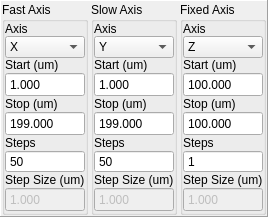
       <widget class="QFrame" name="frame">
        <property name="frameShape">
         <enum>QFrame::Panel</enum>
        </property>
        <property name="frameShadow">
         <enum>QFrame::Raised</enum>
        </property>
        <layout class="QGridLayout" name="gridLayout">
         <property name="leftMargin">
          <number>1</number>
         </property>
         <property name="topMargin">
          <number>1</number>
         </property>
         <property name="rightMargin">
          <number>1</number>
         </property>
         <property name="bottomMargin">
          <number>1</number>
         </property>
         <property name="horizontalSpacing">
          <number>3</number>
         </property>
         <property name="verticalSpacing">
          <number>0</number>
         </property>
         <item row="0" column="1">
          <widget class="QGroupBox" name="groupBox_2">
           <property name="title">
            <string>Slow Axis</string>
           </property>
           <layout class="QVBoxLayout" name="verticalLayout_6">
            <property name="spacing">
             <number>0</number>
            </property>
            <property name="leftMargin">
             <number>0</number>
            </property>
            <property name="topMargin">
             <number>0</number>
            </property>
            <property name="rightMargin">
             <number>0</number>
            </property>
            <property name="bottomMargin">
             <number>0</number>
            </property>
            <item>
             <layout class="QVBoxLayout" name="verticalLayout_5">
              <item>
               <widget class="QLabel" name="label_5">
                <property name="text">
                 <string>Axis</string>
                </property>
               </widget>
              </item>
              <item>
               <widget class="QComboBox" name="comboBoxSlow">
                <property name="currentIndex">
                 <number>1</number>
                </property>
                <item>
                 <property name="text">
                  <string>X</string>
                 </property>
                </item>
                <item>
                 <property name="text">
                  <string>Y</string>
                 </property>
                </item>
                <item>
                 <property name="text">
                  <string>Z</string>
                 </property>
                </item>
               </widget>
              </item>
              <item>
               <widget class="QLabel" name="label_6">
                <property name="text">
                 <string>Start (um)</string>
                </property>
               </widget>
              </item>
              <item>
               <widget class="QDoubleSpinBox" name="spinBox_slow_start">
                <property name="minimumSize">
                 <size>
                  <width>75</width>
                  <height>25</height>
                 </size>
                </property>
                <property name="maximumSize">
                 <size>
                  <width>200</width>
                  <height>40</height>
                 </size>
                </property>
                <property name="styleSheet">
                 <string notr="true">font: 11pt &quot;Arial&quot;;</string>
                </property>
                <property name="readOnly">
                 <bool>false</bool>
                </property>
                <property name="buttonSymbols">
                 <enum>QAbstractSpinBox::NoButtons</enum>
                </property>
                <property name="decimals">
                 <number>3</number>
                </property>
                <property name="minimum">
                 <double>-1.000000000000000</double>
                </property>
                <property name="maximum">
                 <double>201.000000000000000</double>
                </property>
                <property name="value">
                 <double>1.000000000000000</double>
                </property>
               </widget>
              </item>
              <item>
               <widget class="QLabel" name="label_7">
                <property name="text">
                 <string>Stop (um)</string>
                </property>
               </widget>
              </item>
              <item>
               <widget class="QDoubleSpinBox" name="spinBox_slow_stop">
                <property name="minimumSize">
                 <size>
                  <width>75</width>
                  <height>25</height>
                 </size>
                </property>
                <property name="maximumSize">
                 <size>
                  <width>200</width>
                  <height>40</height>
                 </size>
                </property>
                <property name="styleSheet">
                 <string notr="true">font: 11pt &quot;Arial&quot;;</string>
                </property>
                <property name="readOnly">
                 <bool>false</bool>
                </property>
                <property name="buttonSymbols">
                 <enum>QAbstractSpinBox::NoButtons</enum>
                </property>
                <property name="decimals">
                 <number>3</number>
                </property>
                <property name="minimum">
                 <double>-1.000000000000000</double>
                </property>
                <property name="maximum">
                 <double>201.000000000000000</double>
                </property>
                <property name="value">
                 <double>199.000000000000000</double>
                </property>
               </widget>
              </item>
              <item>
               <widget class="QLabel" name="label_8">
                <property name="text">
                 <string>Steps</string>
                </property>
               </widget>
              </item>
              <item>
               <widget class="QSpinBox" name="spinBox_slow_steps">
                <property name="buttonSymbols">
                 <enum>QAbstractSpinBox::NoButtons</enum>
                </property>
                <property name="minimum">
                 <number>1</number>
                </property>
                <property name="maximum">
                 <number>5000</number>
                </property>
                <property name="value">
                 <number>50</number>
                </property>
               </widget>
              </item>
              <item>
               <widget class="QLabel" name="label_24">
                <property name="text">
                 <string>Step Size (um)</string>
                </property>
               </widget>
              </item>
              <item>
               <widget class="QDoubleSpinBox" name="spinBox_slow_stepsize">
                <property name="enabled">
                 <bool>false</bool>
                </property>
                <property name="minimumSize">
                 <size>
                  <width>75</width>
                  <height>25</height>
                 </size>
                </property>
                <property name="maximumSize">
                 <size>
                  <width>200</width>
                  <height>40</height>
                 </size>
                </property>
                <property name="styleSheet">
                 <string notr="true">font: 11pt &quot;Arial&quot;;</string>
                </property>
                <property name="readOnly">
                 <bool>true</bool>
                </property>
                <property name="buttonSymbols">
                 <enum>QAbstractSpinBox::NoButtons</enum>
                </property>
                <property name="decimals">
                 <number>3</number>
                </property>
                <property name="minimum">
                 <double>-200.000000000000000</double>
                </property>
                <property name="maximum">
                 <double>200.000000000000000</double>
                </property>
                <property name="value">
                 <double>1.000000000000000</double>
                </property>
               </widget>
              </item>
             </layout>
            </item>
           </layout>
          </widget>
         </item>
         <item row="0" column="2">
          <widget class="QGroupBox" name="groupBox_3">
           <property name="title">
            <string>Fixed Axis</string>
           </property>
           <layout class="QVBoxLayout" name="verticalLayout_4">
            <property name="spacing">
             <number>0</number>
            </property>
            <property name="leftMargin">
             <number>0</number>
            </property>
            <property name="topMargin">
             <number>0</number>
            </property>
            <property name="rightMargin">
             <number>0</number>
            </property>
            <property name="bottomMargin">
             <number>0</number>
            </property>
            <item>
             <layout class="QVBoxLayout" name="verticalLayout_3">
              <item>
               <widget class="QLabel" name="label_9">
                <property name="text">
                 <string>Axis</string>
                </property>
               </widget>
              </item>
              <item>
               <widget class="QComboBox" name="comboBoxFixed">
                <property name="currentIndex">
                 <number>2</number>
                </property>
                <item>
                 <property name="text">
                  <string>X</string>
                 </property>
                </item>
                <item>
                 <property name="text">
                  <string>Y</string>
                 </property>
                </item>
                <item>
                 <property name="text">
                  <string>Z</string>
                 </property>
                </item>
               </widget>
              </item>
              <item>
               <widget class="QLabel" name="label_10">
                <property name="text">
                 <string>Start (um)</string>
                </property>
               </widget>
              </item>
              <item>
               <widget class="QDoubleSpinBox" name="spinBox_fixed_start">
                <property name="minimumSize">
                 <size>
                  <width>75</width>
                  <height>25</height>
                 </size>
                </property>
                <property name="maximumSize">
                 <size>
                  <width>200</width>
                  <height>40</height>
                 </size>
                </property>
                <property name="styleSheet">
                 <string notr="true">font: 11pt &quot;Arial&quot;;</string>
                </property>
                <property name="readOnly">
                 <bool>false</bool>
                </property>
                <property name="buttonSymbols">
                 <enum>QAbstractSpinBox::NoButtons</enum>
                </property>
                <property name="decimals">
                 <number>3</number>
                </property>
                <property name="minimum">
                 <double>-1.000000000000000</double>
                </property>
                <property name="maximum">
                 <double>201.000000000000000</double>
                </property>
                <property name="value">
                 <double>100.000000000000000</double>
                </property>
               </widget>
              </item>
              <item>
               <widget class="QLabel" name="label_11">
                <property name="text">
                 <string>Stop (um)</string>
                </property>
               </widget>
              </item>
              <item>
               <widget class="QDoubleSpinBox" name="spinBox_fixed_stop">
                <property name="minimumSize">
                 <size>
                  <width>75</width>
                  <height>25</height>
                 </size>
                </property>
                <property name="maximumSize">
                 <size>
                  <width>200</width>
                  <height>40</height>
                 </size>
                </property>
                <property name="styleSheet">
                 <string notr="true">font: 11pt &quot;Arial&quot;;</string>
                </property>
                <property name="readOnly">
                 <bool>false</bool>
                </property>
                <property name="buttonSymbols">
                 <enum>QAbstractSpinBox::NoButtons</enum>
                </property>
                <property name="decimals">
                 <number>3</number>
                </property>
                <property name="minimum">
                 <double>-1.000000000000000</double>
                </property>
                <property name="maximum">
                 <double>201.000000000000000</double>
                </property>
                <property name="value">
                 <double>100.000000000000000</double>
                </property>
               </widget>
              </item>
              <item>
               <widget class="QLabel" name="label_12">
                <property name="text">
                 <string>Steps</string>
                </property>
               </widget>
              </item>
              <item>
               <widget class="QSpinBox" name="spinBox_fixed_steps">
                <property name="buttonSymbols">
                 <enum>QAbstractSpinBox::NoButtons</enum>
                </property>
                <property name="minimum">
                 <number>1</number>
                </property>
                <property name="maximum">
                 <number>5000</number>
                </property>
                <property name="value">
                 <number>1</number>
                </property>
               </widget>
              </item>
              <item>
               <widget class="QLabel" name="label_25">
                <property name="text">
                 <string>Step Size (um)</string>
                </property>
               </widget>
              </item>
              <item>
               <widget class="QDoubleSpinBox" name="spinBox_fixed_stepsize">
                <property name="enabled">
                 <bool>false</bool>
                </property>
                <property name="minimumSize">
                 <size>
                  <width>75</width>
                  <height>25</height>
                 </size>
                </property>
                <property name="maximumSize">
                 <size>
                  <width>200</width>
                  <height>40</height>
                 </size>
                </property>
                <property name="styleSheet">
                 <string notr="true">font: 11pt &quot;Arial&quot;;</string>
                </property>
                <property name="readOnly">
                 <bool>true</bool>
                </property>
                <property name="buttonSymbols">
                 <enum>QAbstractSpinBox::NoButtons</enum>
                </property>
                <property name="decimals">
                 <number>3</number>
                </property>
                <property name="minimum">
                 <double>-200.000000000000000</double>
                </property>
                <property name="maximum">
                 <double>200.000000000000000</double>
                </property>
                <property name="value">
                 <double>1.000000000000000</double>
                </property>
               </widget>
              </item>
             </layout>
            </item>
           </layout>
          </widget>
         </item>
         <item row="0" column="0">
          <widget class="QGroupBox" name="groupBox">
           <property name="title">
            <string>Fast Axis</string>
           </property>
           <layout class="QVBoxLayout" name="verticalLayout_2">
            <property name="spacing">
             <number>0</number>
            </property>
            <property name="leftMargin">
             <number>0</number>
            </property>
            <property name="topMargin">
             <number>0</number>
            </property>
            <property name="rightMargin">
             <number>0</number>
            </property>
            <property name="bottomMargin">
             <number>0</number>
            </property>
            <item>
             <layout class="QVBoxLayout" name="verticalLayout">
              <property name="spacing">
               <number>0</number>
              </property>
              <item>
               <widget class="QLabel" name="label_4">
                <property name="text">
                 <string>Axis</string>
                </property>
               </widget>
              </item>
              <item>
               <widget class="QComboBox" name="comboBoxFast">
                <item>
                 <property name="text">
                  <string>X</string>
                 </property>
                </item>
                <item>
                 <property name="text">
                  <string>Y</string>
                 </property>
                </item>
                <item>
                 <property name="text">
                  <string>Z</string>
                 </property>
                </item>
               </widget>
              </item>
              <item>
               <widget class="QLabel" name="label">
                <property name="text">
                 <string>Start (um)</string>
                </property>
               </widget>
              </item>
              <item>
               <widget class="QDoubleSpinBox" name="spinBox_fast_start">
                <property name="minimumSize">
                 <size>
                  <width>75</width>
                  <height>25</height>
                 </size>
                </property>
                <property name="maximumSize">
                 <size>
                  <width>200</width>
                  <height>40</height>
                 </size>
                </property>
                <property name="styleSheet">
                 <string notr="true">font: 11pt &quot;Arial&quot;;</string>
                </property>
                <property name="readOnly">
                 <bool>false</bool>
                </property>
                <property name="buttonSymbols">
                 <enum>QAbstractSpinBox::NoButtons</enum>
                </property>
                <property name="decimals">
                 <number>3</number>
                </property>
                <property name="minimum">
                 <double>-1.000000000000000</double>
                </property>
                <property name="maximum">
                 <double>201.000000000000000</double>
                </property>
                <property name="value">
                 <double>1.000000000000000</double>
                </property>
               </widget>
              </item>
              <item>
               <widget class="QLabel" name="label_2">
                <property name="text">
                 <string>Stop (um)</string>
                </property>
               </widget>
              </item>
              <item>
               <widget class="QDoubleSpinBox" name="spinBox_fast_stop">
                <property name="minimumSize">
                 <size>
                  <width>75</width>
                  <height>25</height>
                 </size>
                </property>
                <property name="maximumSize">
                 <size>
                  <width>200</width>
                  <height>40</height>
                 </size>
                </property>
                <property name="styleSheet">
                 <string notr="true">font: 11pt &quot;Arial&quot;;</string>
                </property>
                <property name="readOnly">
                 <bool>false</bool>
                </property>
                <property name="buttonSymbols">
                 <enum>QAbstractSpinBox::NoButtons</enum>
                </property>
                <property name="decimals">
                 <number>3</number>
                </property>
                <property name="minimum">
                 <double>-1.000000000000000</double>
                </property>
                <property name="maximum">
                 <double>201.000000000000000</double>
                </property>
                <property name="value">
                 <double>199.000000000000000</double>
                </property>
               </widget>
              </item>
              <item>
               <widget class="QLabel" name="label_3">
                <property name="text">
                 <string>Steps</string>
                </property>
               </widget>
              </item>
              <item>
               <widget class="QSpinBox" name="spinBox_fast_steps">
                <property name="buttonSymbols">
                 <enum>QAbstractSpinBox::NoButtons</enum>
                </property>
                <property name="minimum">
                 <number>1</number>
                </property>
                <property name="maximum">
                 <number>5000</number>
                </property>
                <property name="value">
                 <number>50</number>
                </property>
               </widget>
              </item>
              <item>
               <widget class="QLabel" name="label_15">
                <property name="text">
                 <string>Step Size (um)</string>
                </property>
               </widget>
              </item>
              <item>
               <widget class="QDoubleSpinBox" name="spinBox_fast_stepsize">
                <property name="enabled">
                 <bool>false</bool>
                </property>
                <property name="minimumSize">
                 <size>
                  <width>75</width>
                  <height>25</height>
                 </size>
                </property>
                <property name="maximumSize">
                 <size>
                  <width>200</width>
                  <height>40</height>
                 </size>
                </property>
                <property name="styleSheet">
                 <string notr="true">font: 11pt &quot;Arial&quot;;</string>
                </property>
                <property name="readOnly">
                 <bool>true</bool>
                </property>
                <property name="buttonSymbols">
                 <enum>QAbstractSpinBox::NoButtons</enum>
                </property>
                <property name="decimals">
                 <number>3</number>
                </property>
                <property name="minimum">
                 <double>-200.000000000000000</double>
                </property>
                <property name="maximum">
                 <double>200.000000000000000</double>
                </property>
                <property name="value">
                 <double>1.000000000000000</double>
                </property>
               </widget>
              </item>
             </layout>
            </item>
           </layout>
          </widget>
         </item>
        </layout>
       </widget>
